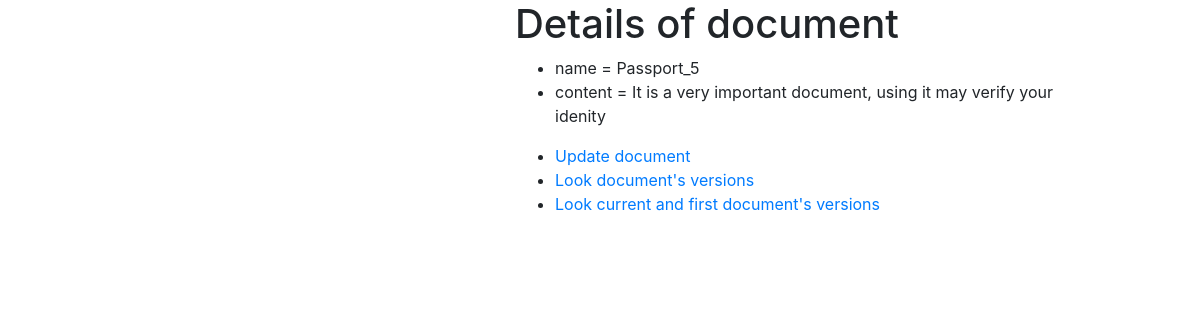
/details_document/1, run on an earlier commit of the app's database.
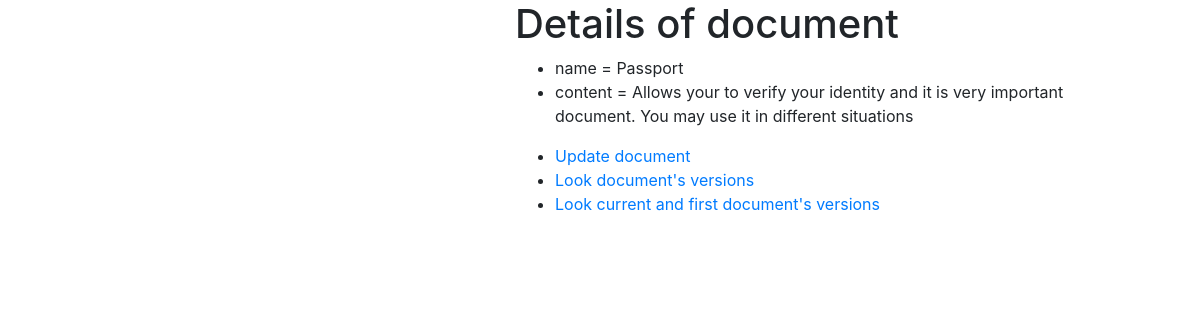
And on a later commit of the database.
### document_storage/models.py (models this page shows, shortened)
class Document(Model):
    name = CharField(max_length=30)
    content = TextField()
    history = HistoricalRecords()

### document_storage/views.py (the view)
# urls.py: path('details_document/<int:pk>', ReadDocumentView.as_view(), name='details_document'),
class ReadDocumentView(DetailView):
    model = Document
    template_name = 'details_document_page.html'
    context_object_name = 'doc'
    def get_context_data(self, *, object_list=None, **kwargs):
        context = super().get_context_data(**kwargs)
        context['title'] = 'Details of document'
        return context

### document_storage/templates/document_storage/details_document_page.html (shortened to what this page needs)
{% extends 'document_storage/base.html' %}
{% block content %}
<div>
    <h1>{{ title }}</h1>
        <ul>
            <li>name = {{ doc.name }}</li>
            <li>content = {{ doc.content }} </li>
        </ul>
    <ul>
        <li ><a href = "{% url 'update_document' pk=doc.pk %}">Update document</a></li>
        <li><a href = "{% url 'versions_document' pk=doc.pk %}">Look document's versions</a></li>
        <li><a href = "{% url 'current_and_first_versions' pk=doc.pk %}">Look current and first document's versions</a></li>
    </ul>
</div>
{% endblock %}

### document_storage/templates/document_storage/base.html (shortened to what this page needs)
<!DOCTYPE html>
<html lang="en">
<head>
    <link rel="stylesheet" href="https://stackpath.bootstrapcdn.com/bootstrap/4.4.1/css/bootstrap.min.css"
>
</head>
<body>
<div class="col-6 offset-md-5">
    {% block content %}
    {% endblock %}
</div>
</body>
</html>

What changed in the data, as far as the page shows it:
changed Document: name "Passport_5" → "Passport"; content "It is a very important document, using it may verify your idenity" → "Allows your to verify your identity and it is very important document. You may use it in different situations"
